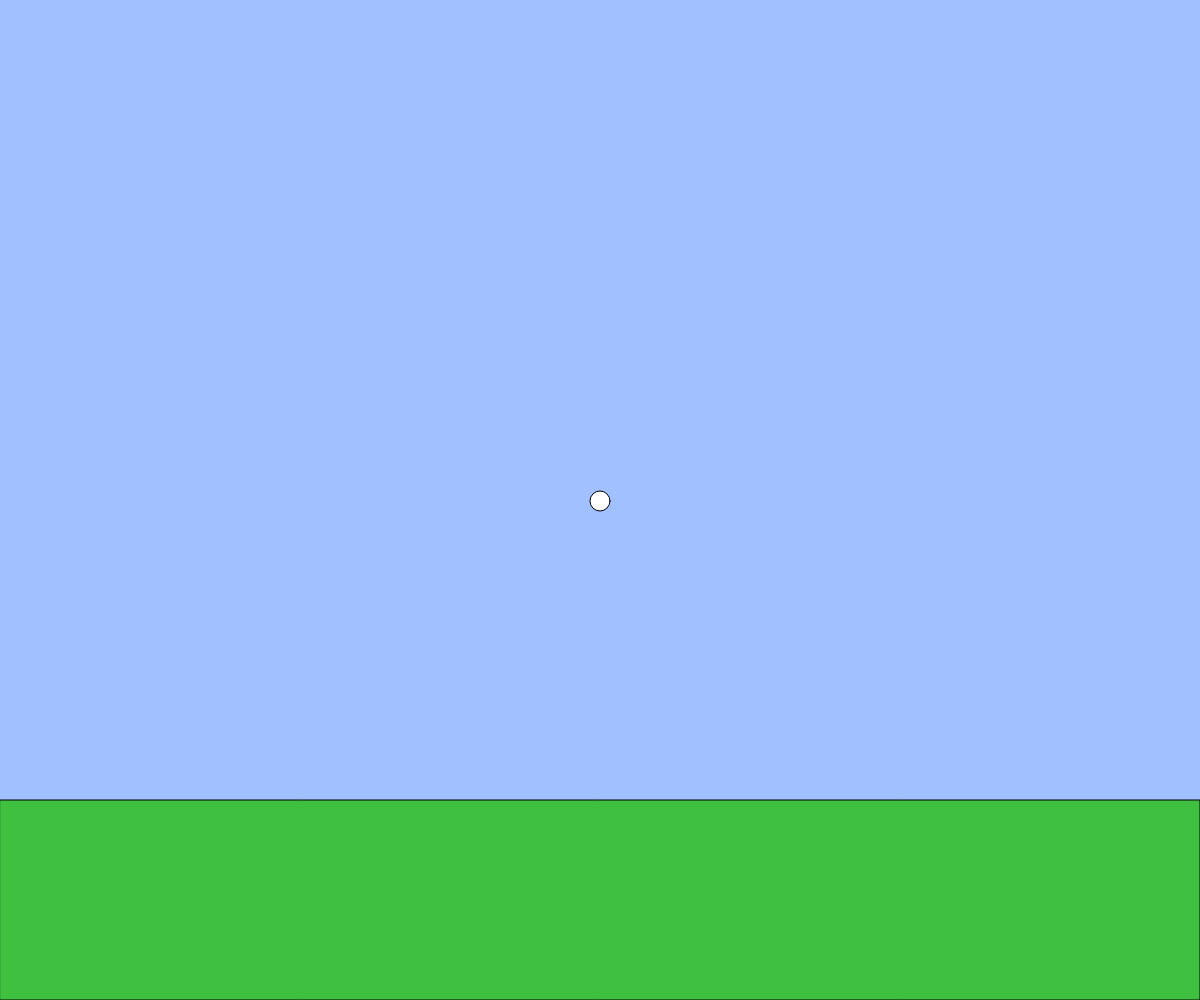
Frame 1 (no input)
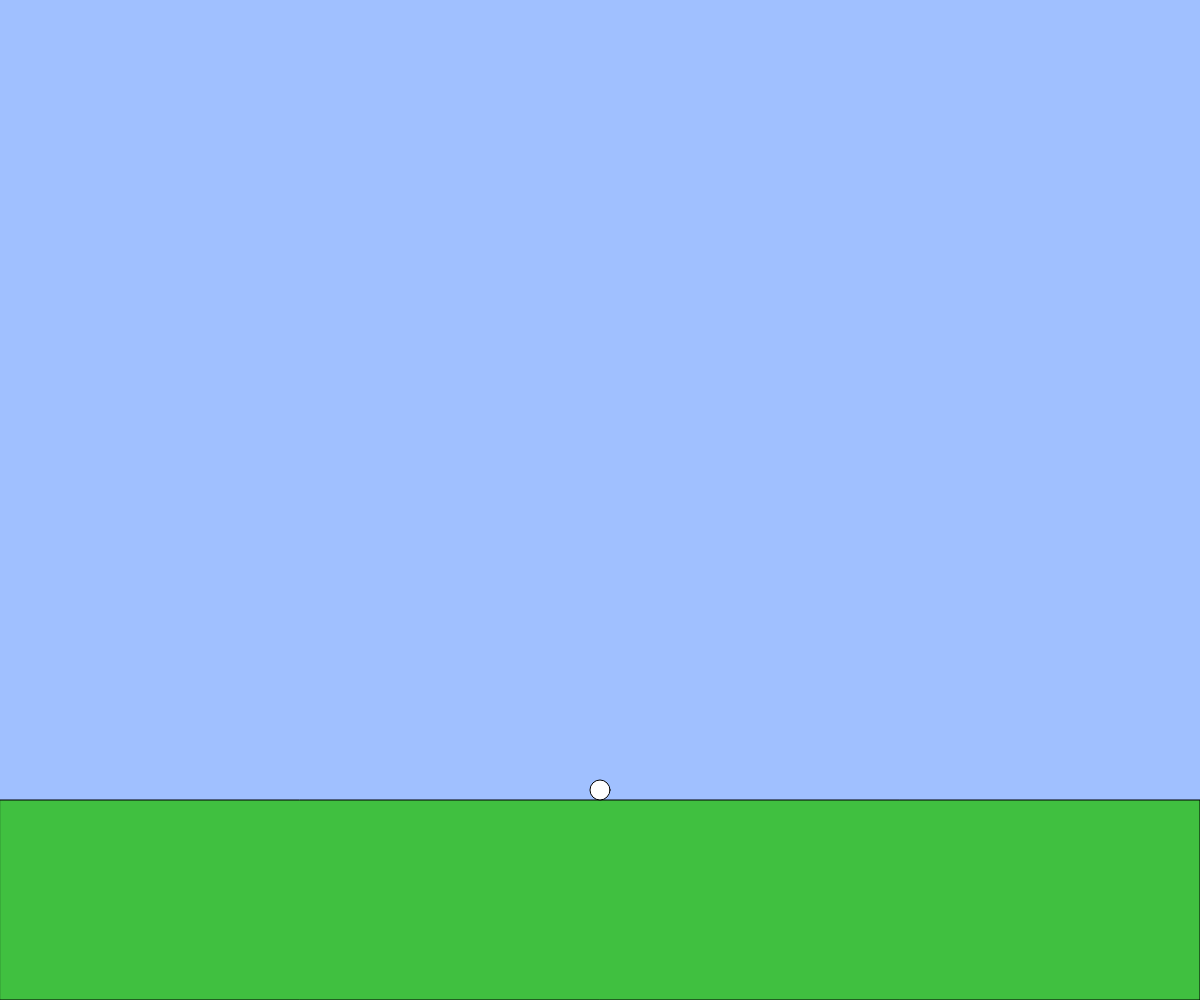
Frame 60 (no input)
Frame 120 (the mouse pressed at the canvas centre since frame 60): identical to frame 60, image omitted

The p5.js sketch that drew these frames (run headless with seeded random() and noise() and a simulated clock; from frame 60 on, the mouse is pressed at the canvas centre):

// p5.js sketch
// ── sketch.js
// 2D アニメーションゲームのようなインタラクション
let x, y;
let vx, vy;
const g = 1  ;

function setup(){
  createCanvas(windowWidth, windowHeight);
  x = width / 2;
  y = height / 2;
  vx = 0;
  vy = 0;
}

function windowResized(){
  resizeCanvas(windowWidth, windowHeight);
}

function draw(){
  background(160, 192, 255);
  const size = height * 0.02; // キャラクターのサイズ

  // 地面を描く
  const groundY = height * 0.8;
  fill(64, 192, 64);
  rect(0, groundY, width, height - groundY);

  // BLANK[1] キャラクターの左右移動
  let speed = 25;
  if (keyIsDown(SHIFT)){
    speed = 100;
  }
  if(keyIsDown(LEFT_ARROW)){ x -= speed; }
  if(keyIsDown(RIGHT_ARROW)){ x += speed; }

  // BLANK[2] 重力とジャンプ
vy += g;

  if (keyIsPressed && key == ' ' && y >= groundY - size / 2 ) 
    {
    vy = -100;
  }

  // 速くなりすぎないように制限
  vx = constrain(vx, -100, 100);
  vy = constrain(vy, -100, 100);

  // 位置を更新
  x += vx;
  y += vy;
  vx = 0;
  if (y > groundY - size / 2)
  {
    y = groundY - size / 2;
    vy = 0;
  }
  x = constrain(x, size / 2, width - size / 2);
  // キャラクターを描く
  fill(255);
  ellipse(x, y, size, size);
}
